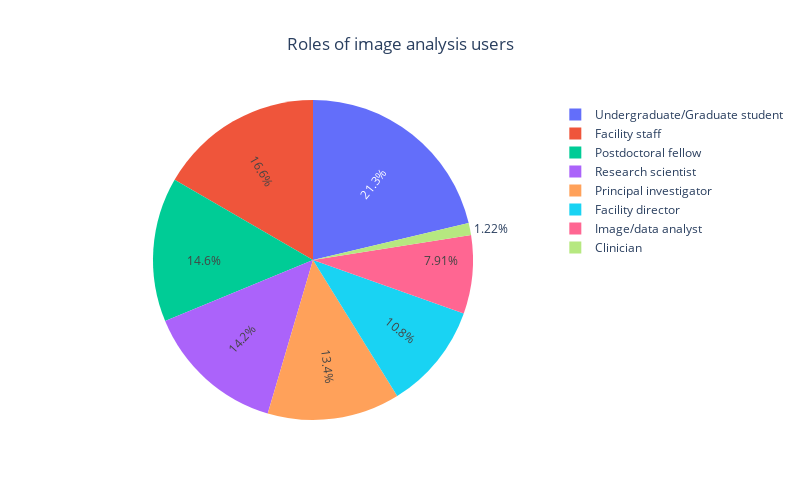

Notebook cell for this chart:
### Code cell
# pie chart for the roles of the survey participants 
role_pie_chart = px.pie(data, values=data.Role.value_counts(), names=data.Role.value_counts().index, title="Roles of image analysis users", width=800, height=500)
role_pie_chart.update_traces(insidetextorientation = 'radial')
role_pie_chart.update_layout(title_x=0.5)

### Figure 1 — Plotly figure (JSON) as saved in the notebook; plotly's stock layout.template omitted (floating-point values rounded to 4 significant figures)
{"data": [{"domain": {"x": [0, 1], "y": [0, 1]}, "hovertemplate": "label=%{label}<br>value=%{value}<extra></extra>", "insidetextorientation": "radial", "labels": ["Undergraduate/Graduate student", "Facility staff", "Postdoctoral fellow", "Research scientist", "Principal investigator", "Facility director", "Image/data analyst", "Clinician"], "legendgroup": "", "name": "", "showlegend": true, "type": "pie", "values": [105, 82, 72, 70, 66, 53, 39, 6]}], "layout": {"height": 500, "legend": {"tracegroupgap": 0}, "title": {"text": "Roles of image analysis users", "x": 0.5}, "width": 800}}
